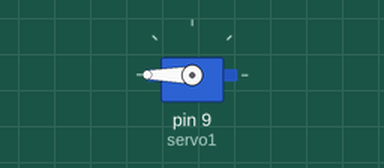
Recording of a sketch running on a simulated Arduino Uno, built with avr-gcc and run on an emulated ATmega328P. Shown: servo.

Above: at 1.05 s.
At 5.05 s:
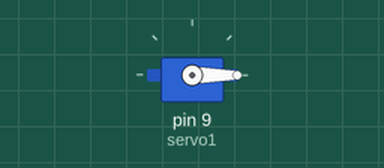
At 9.0 s:
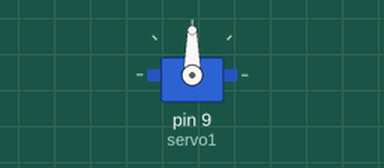
Timing chart, 0 to 11.4 s (numbered marks = the images above):
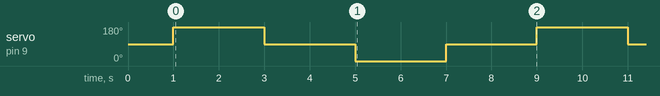

The sketch:

servo_sweep_fixed.ino
```cpp
#include <Servo.h>
Servo servo1;//create servo object to control a servo
void setup()
{
  servo1.attach(9);//attachs the servo on pin 9 to servo object
  delay(1000);//wait for a second
}

void loop()
{
  servo1.write(180);//goes to 180 degrees
  delay(2000);//wait for two seconds

  servo1.write(90);//goes to 90 degrees
  delay(2000);//wait for two seconds

  servo1.write(0);//goes to 0 degrees
  delay(2000);//wait for two seconds

  servo1.write(90);//goes to 90 degrees
  delay(2000);//wait for two seconds
}
```

Measured:
- by itself, servo on pin 9 (servo1): repeats every 8.0 s: 90° 2.0 s, 0° 2.0 s, 90° 2.0 s, 180° 2.0 s
